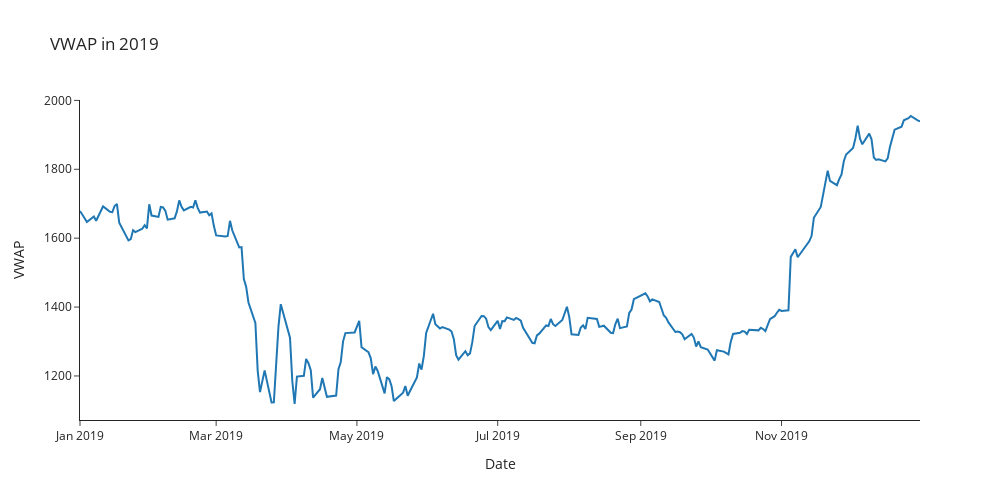

The cell this chart's notebook holds for it:
### Markdown cell above
##  VWAP in 2019

### Code cell
fig = go.Figure([go.Scatter(x=df.loc['2019', 'VWAP'].index, y=df.loc['2020', 'VWAP'])])
fig.update_layout(
    autosize = False,
    width = 1000,
    height=500,
    title='VWAP in 2019',
    template="simple_white"
)
fig.update_xaxes(title="Date")
fig.update_yaxes(title='VWAP')
fig.show()

### Figure 1 — Plotly figure (JSON) as saved in the notebook; plotly's stock layout.template omitted (floating-point values rounded to 4 significant figures; data arrays with more than 128 entries replaced by an {"elided": "..."} marker saying what was removed)
{"data": [{"type": "scatter", "x": {"elided": "245 str values"}, "y": {"elided": "252 float values"}}], "layout": {"autosize": false, "height": 500, "title": {"text": "VWAP in 2019"}, "width": 1000, "xaxis": {"title": {"text": "Date"}}, "yaxis": {"title": {"text": "VWAP"}}}}
